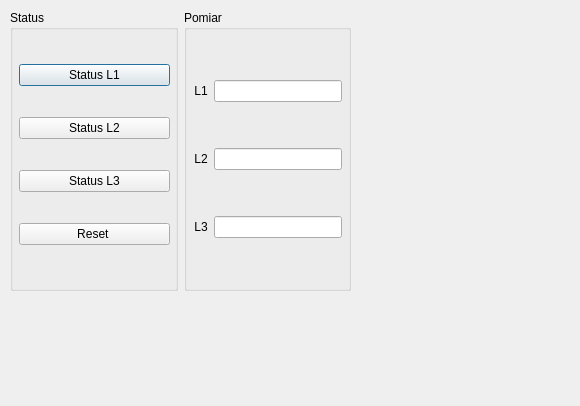
<?xml version="1.0" encoding="UTF-8"?>
<ui version="4.0">
 <class>MeasurementAction</class>
 <widget class="QDialog" name="MeasurementAction">
  <property name="geometry">
   <rect>
    <x>0</x>
    <y>0</y>
    <width>580</width>
    <height>406</height>
   </rect>
  </property>
  <property name="sizePolicy">
   <sizepolicy hsizetype="Fixed" vsizetype="Fixed">
    <horstretch>0</horstretch>
    <verstretch>0</verstretch>
   </sizepolicy>
  </property>
  <property name="windowTitle">
   <string>Pomiar</string>
  </property>
  <widget class="QWidget" name="gridLayoutWidget">
   <property name="geometry">
    <rect>
     <x>10</x>
     <y>10</y>
     <width>341</width>
     <height>281</height>
    </rect>
   </property>
   <layout class="QGridLayout" name="gridLayout" columnstretch="0,0">
    <item row="0" column="0">
     <widget class="QGroupBox" name="status">
      <property name="title">
       <string>Status</string>
      </property>
      <widget class="QWidget" name="verticalLayoutWidget">
       <property name="geometry">
        <rect>
         <x>9</x>
         <y>29</y>
         <width>151</width>
         <height>231</height>
        </rect>
       </property>
       <layout class="QVBoxLayout" name="verticalLayout">
        <item>
         <widget class="QPushButton" name="status_l1">
          <property name="text">
           <string>Status L1</string>
          </property>
          <property name="checkable">
           <bool>true</bool>
          </property>
         </widget>
        </item>
        <item>
         <widget class="QPushButton" name="status_l2">
          <property name="text">
           <string>Status L2</string>
          </property>
          <property name="checkable">
           <bool>true</bool>
          </property>
         </widget>
        </item>
        <item>
         <widget class="QPushButton" name="status_l3">
          <property name="text">
           <string>Status L3</string>
          </property>
          <property name="checkable">
           <bool>true</bool>
          </property>
         </widget>
        </item>
        <item>
         <widget class="QPushButton" name="reset">
          <property name="text">
           <string>Reset </string>
          </property>
         </widget>
        </item>
       </layout>
      </widget>
      <zorder>verticalLayoutWidget</zorder>
      <zorder>measurement</zorder>
     </widget>
    </item>
    <item row="0" column="1">
     <widget class="QGroupBox" name="measurement">
      <property name="title">
       <string>Pomiar</string>
      </property>
      <widget class="QWidget" name="gridLayoutWidget_2">
       <property name="geometry">
        <rect>
         <x>10</x>
         <y>30</y>
         <width>148</width>
         <height>239</height>
        </rect>
       </property>
       <layout class="QGridLayout" name="gridLayout_2">
        <item row="0" column="0">
         <widget class="QLabel" name="measurement_l1_label">
          <property name="text">
           <string>L1</string>
          </property>
          <property name="alignment">
           <set>Qt::AlignCenter</set>
          </property>
         </widget>
        </item>
        <item row="1" column="0">
         <widget class="QLabel" name="measurement_l2_label">
          <property name="text">
           <string>L2</string>
          </property>
          <property name="alignment">
           <set>Qt::AlignCenter</set>
          </property>
         </widget>
        </item>
        <item row="2" column="0">
         <widget class="QLabel" name="measurement_l3_label">
          <property name="text">
           <string>L3</string>
          </property>
          <property name="alignment">
           <set>Qt::AlignCenter</set>
          </property>
         </widget>
        </item>
        <item row="0" column="1">
         <widget class="QLineEdit" name="lineEdit"/>
        </item>
        <item row="1" column="1">
         <widget class="QLineEdit" name="lineEdit_2"/>
        </item>
        <item row="2" column="1">
         <widget class="QLineEdit" name="lineEdit_3"/>
        </item>
       </layout>
      </widget>
     </widget>
    </item>
   </layout>
  </widget>
 </widget>
 <resources/>
 <connections/>
</ui>
